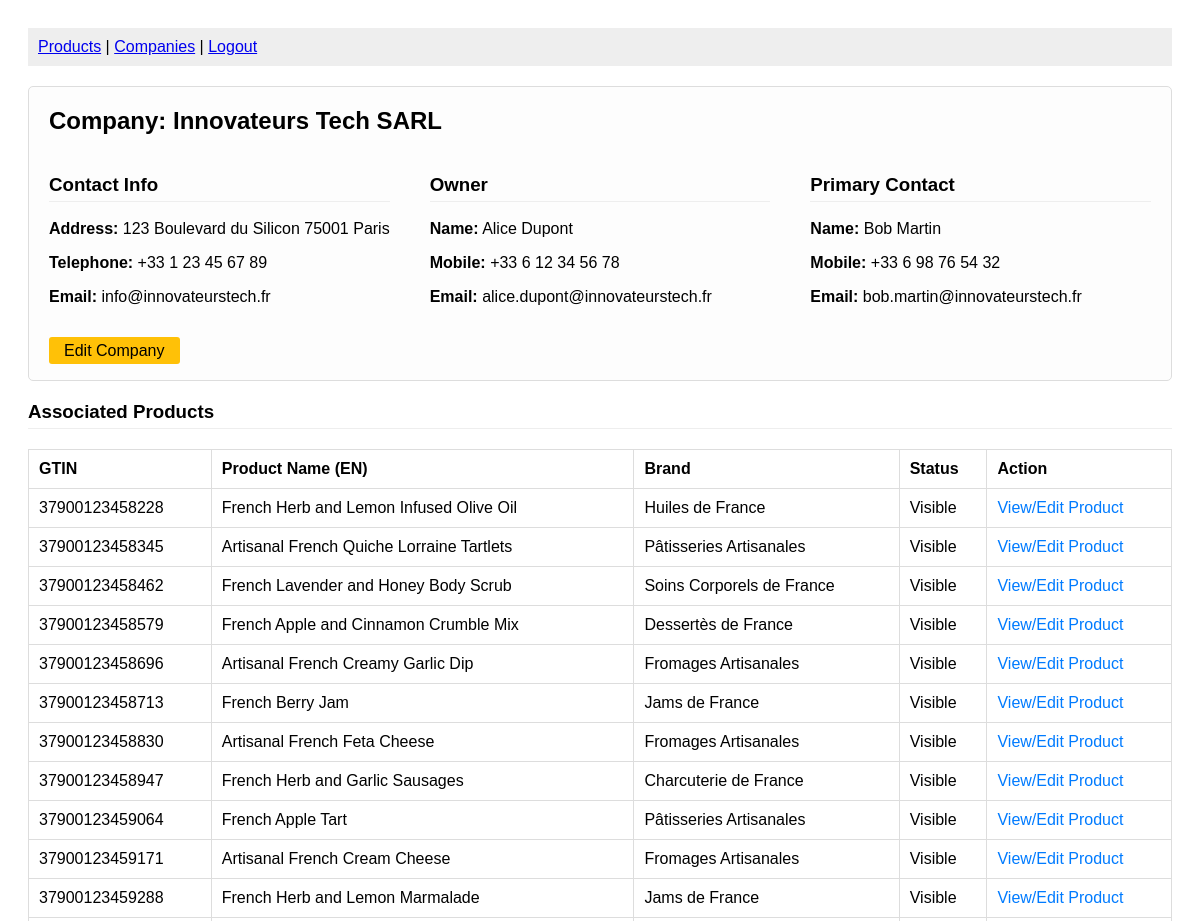
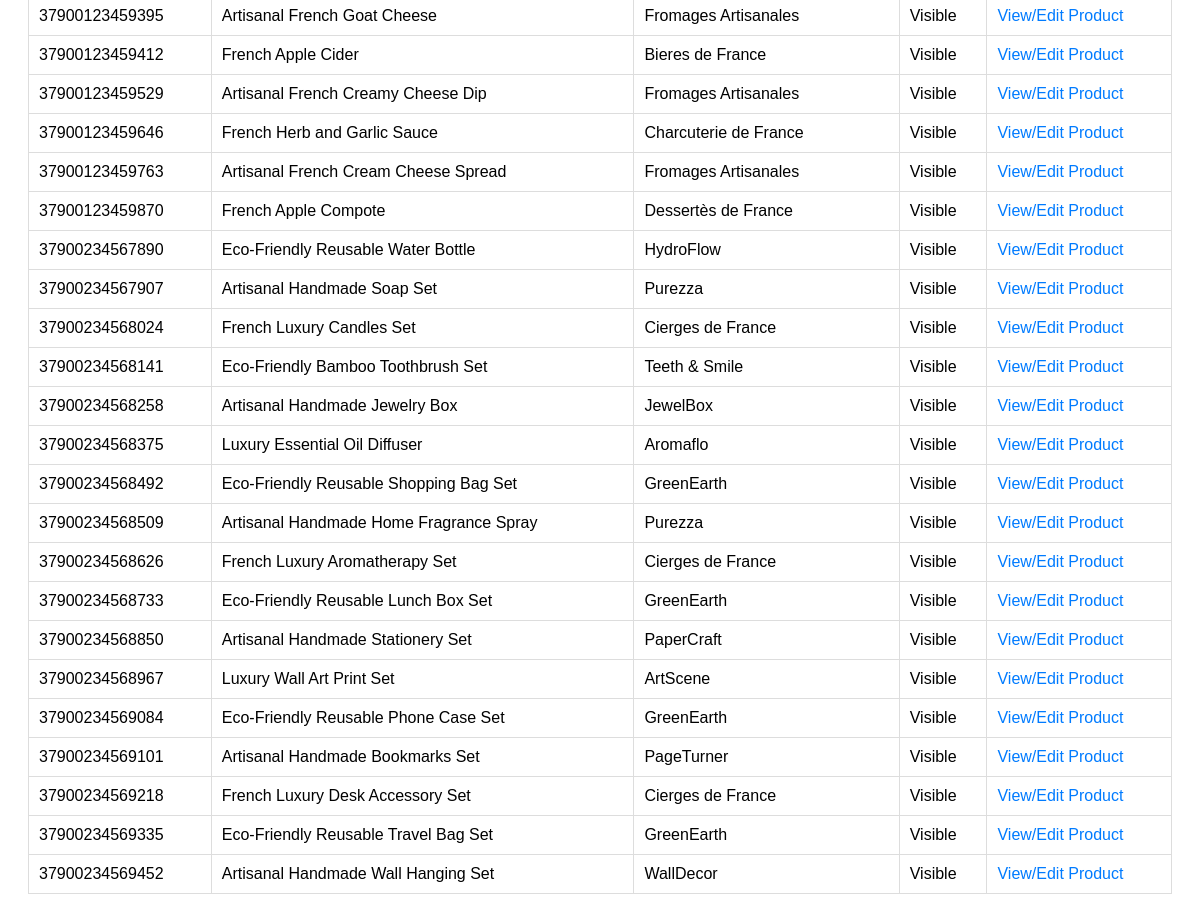
Page /companies/1 (signed in) on the committed database (2 pictures, top to bottom).
### tables this page shows
CREATE TABLE `companies` (
  `id` int(11) NOT NULL,
  `name` varchar(255) NOT NULL,
  `address` varchar(255) DEFAULT NULL,
  `telephone` varchar(50) DEFAULT NULL,
  `email` varchar(255) DEFAULT NULL,
  `owner_name` varchar(255) DEFAULT NULL,
  `owner_mobile` varchar(50) DEFAULT NULL,
  `owner_email` varchar(255) DEFAULT NULL,
  `contact_name` varchar(255) DEFAULT NULL,
  `contact_mobile` varchar(50) DEFAULT NULL,
  `contact_email` varchar(255) DEFAULT NULL,
  `is_deactivated` tinyint(1) DEFAULT 0
);

CREATE TABLE `product_translations` (
  `id` int(11) NOT NULL,
  `product_id` int(11) NOT NULL,
  `language_code` char(2) NOT NULL,
  `name` varchar(255) NOT NULL,
  `description` text DEFAULT NULL
);

CREATE TABLE `products` (
  `id` int(11) NOT NULL,
  `company_id` int(11) NOT NULL,
  `gtin` varchar(14) NOT NULL,
  `brand` varchar(255) DEFAULT NULL,
  `country_of_origin` varchar(100) DEFAULT NULL,
  `gross_weight` decimal(10,2) DEFAULT NULL,
  `net_weight` decimal(10,2) DEFAULT NULL,
  `weight_unit` varchar(10) DEFAULT NULL,
  `image_path` varchar(255) DEFAULT NULL,
  `is_hidden` tinyint(1) DEFAULT 0
);

### views/company_detail.php (the view, shortened to what this page needs)
<?php
require_once 'db.php';
$stmt = $pdo->prepare("SELECT * FROM companies WHERE id = ?");
$stmt->execute([$company_id]);
$company = $stmt->fetch();
$stmtP = $pdo->prepare("
    SELECT p.*, t.name as product_name
    FROM products p
    LEFT JOIN product_translations t ON p.id = t.product_id AND t.language_code = 'en'
    WHERE p.company_id = ?
");
$stmtP->execute([$company_id]);
$products = $stmtP->fetchAll();
?>
<!DOCTYPE html>
<html>
<head>
</head>
<body>
    <nav>
        <a href="<?php echo $base_path; ?>/products">Products</a> | <a href="<?php echo $base_path; ?>/companies">Companies</a> | <a href="<?php echo $base_path; ?>/logout">Logout</a>
    </nav>
    <div class="details-box">
        <h2>Company: <?php echo htmlspecialchars($company['name']); ?> <?php echo $company['is_deactivated'] ? '<span style="color:red">(Deactivated)</span>' : ''; ?></h2>
        <div class="row">
            <div class="col">
                <h3>Contact Info</h3>
                <p><strong>Address:</strong> <?php echo htmlspecialchars($company['address']); ?></p>
                <p><strong>Telephone:</strong> <?php echo htmlspecialchars($company['telephone']); ?></p>
                <p><strong>Email:</strong> <?php echo htmlspecialchars($company['email']); ?></p>
            </div>
            <div class="col">
                <h3>Owner</h3>
                <p><strong>Name:</strong> <?php echo htmlspecialchars($company['owner_name']); ?></p>
                <p><strong>Mobile:</strong> <?php echo htmlspecialchars($company['owner_mobile']); ?></p>
                <p><strong>Email:</strong> <?php echo htmlspecialchars($company['owner_email']); ?></p>
            </div>
            <div class="col">
                <h3>Primary Contact</h3>
                <p><strong>Name:</strong> <?php echo htmlspecialchars($company['contact_name']); ?></p>
                <p><strong>Mobile:</strong> <?php echo htmlspecialchars($company['contact_mobile']); ?></p>
                <p><strong>Email:</strong> <?php echo htmlspecialchars($company['contact_email']); ?></p>
            </div>
        </div>
        <div style="margin-top: 20px;">
            <a href="<?php echo $base_path; ?>/companies/<?php echo $company['id']; ?>/edit" style="background: #ffc107; color: black; padding: 5px 15px; text-decoration: none; border-radius: 3px;">Edit Company</a>
        </div>
    </div>
    <h3>Associated Products</h3>
    <table>
        <thead>
            <tr>
                <th>GTIN</th>
                <th>Product Name (EN)</th>
                <th>Brand</th>
                <th>Status</th>
                <th>Action</th>
            </tr>
        </thead>
        <tbody>
            <?php foreach ($products as $p): ?>
                <tr class="<?php echo $p['is_hidden'] ? 'hidden-row' : ''; ?>">
                    <td><?php echo htmlspecialchars($p['gtin']); ?></td>
                    <td><?php echo htmlspecialchars($p['product_name']); ?></td>
                    <td><?php echo htmlspecialchars($p['brand']); ?></td>
                    <td><?php echo $p['is_hidden'] ? 'Hidden' : 'Visible'; ?></td>
                    <td>
                        <a href="<?php echo $base_path; ?>/products/<?php echo $p['gtin']; ?>" style="color: #007bff; text-decoration: none;">View/Edit Product</a>
                    </td>
                </tr>
            <?php endforeach; ?>
        </tbody>
    </table>
</body>
</html>

### views/company_detail.php (style rules this page uses)
body { font-family: sans-serif; padding: 20px; }
.details-box { border: 1px solid #ddd; padding: 20px; border-radius: 5px; margin-bottom: 20px; background: #fdfdfd; }
.row { display: flex; gap: 40px; }
.col { flex: 1; }
h2 { margin-top: 0; }
h3 { border-bottom: 1px solid #eee; padding-bottom: 5px; }
table { width: 100%; border-collapse: collapse; margin-top: 20px; }
th, td { border: 1px solid #ddd; padding: 10px; text-align: left; }
nav { margin-bottom: 20px; padding: 10px; background: #eee; }

### rows in the picture
companies: name "Innovateurs Tech SARL", address "123 Boulevard du Silicon 75001 Paris", telephone "+33 1 23 45 67 89", email "info@innovateurstech.fr", owner_name "Alice Dupont", owner_mobile "+33 6 12 34 56 78", owner_email "alice.dupont@innovateurstech.fr", contact_name "Bob Martin", contact_mobile "+33 6 98 76 54 32", contact_email "bob.martin@innovateurstech.fr"
product_translations: product.gtin "37900123458228", name "French Herb and Lemon Infused Olive Oil", product.brand "Huiles de France"
product_translations: product.gtin "37900123458345", name "Artisanal French Quiche Lorraine Tartlets", product.brand "Pâtisseries Artisanales"
product_translations: product.gtin "37900123458462", name "French Lavender and Honey Body Scrub", product.brand "Soins Corporels de France"
product_translations: product.gtin "37900123458579", name "French Apple and Cinnamon Crumble Mix", product.brand "Dessertès de France"
product_translations: product.gtin "37900123458696", name "Artisanal French Creamy Garlic Dip", product.brand "Fromages Artisanales"
product_translations: product.gtin "37900123458713", name "French Berry Jam", product.brand "Jams de France"
product_translations: product.gtin "37900123458830", name "Artisanal French Feta Cheese", product.brand "Fromages Artisanales"
product_translations: product.gtin "37900123458947", name "French Herb and Garlic Sausages", product.brand "Charcuterie de France"
product_translations: product.gtin "37900123459064", name "French Apple Tart", product.brand "Pâtisseries Artisanales"
product_translations: product.gtin "37900123459171", name "Artisanal French Cream Cheese", product.brand "Fromages Artisanales"
product_translations: product.gtin "37900123459288", name "French Herb and Lemon Marmalade", product.brand "Jams de France"
product_translations: product.gtin "37900123459395", name "Artisanal French Goat Cheese", product.brand "Fromages Artisanales"
product_translations: product.gtin "37900123459412", name "French Apple Cider", product.brand "Bieres de France"
product_translations: product.gtin "37900123459529", name "Artisanal French Creamy Cheese Dip", product.brand "Fromages Artisanales"
product_translations: product.gtin "37900123459646", name "French Herb and Garlic Sauce", product.brand "Charcuterie de France"
product_translations: product.gtin "37900123459763", name "Artisanal French Cream Cheese Spread", product.brand "Fromages Artisanales"
product_translations: product.gtin "37900123459870", name "French Apple Compote", product.brand "Dessertès de France"
product_translations: product.gtin "37900234567890", name "Eco-Friendly Reusable Water Bottle", product.brand "HydroFlow"
product_translations: product.gtin "37900234567907", name "Artisanal Handmade Soap Set", product.brand "Purezza"
product_translations: product.gtin "37900234568024", name "French Luxury Candles Set", product.brand "Cierges de France"
product_translations: product.gtin "37900234568141", name "Eco-Friendly Bamboo Toothbrush Set", product.brand "Teeth & Smile"
product_translations: product.gtin "37900234568258", name "Artisanal Handmade Jewelry Box", product.brand "JewelBox"
product_translations: product.gtin "37900234568375", name "Luxury Essential Oil Diffuser", product.brand "Aromaflo"
product_translations: product.gtin "37900234568492", name "Eco-Friendly Reusable Shopping Bag Set", product.brand "GreenEarth"
product_translations: product.gtin "37900234568509", name "Artisanal Handmade Home Fragrance Spray", product.brand "Purezza"
product_translations: product.gtin "37900234568626", name "French Luxury Aromatherapy Set", product.brand "Cierges de France"
product_translations: product.gtin "37900234568733", name "Eco-Friendly Reusable Lunch Box Set", product.brand "GreenEarth"
product_translations: product.gtin "37900234568850", name "Artisanal Handmade Stationery Set", product.brand "PaperCraft"
product_translations: product.gtin "37900234568967", name "Luxury Wall Art Print Set", product.brand "ArtScene"
product_translations: product.gtin "37900234569084", name "Eco-Friendly Reusable Phone Case Set", product.brand "GreenEarth"
product_translations: product.gtin "37900234569101", name "Artisanal Handmade Bookmarks Set", product.brand "PageTurner"
product_translations: product.gtin "37900234569218", name "French Luxury Desk Accessory Set", product.brand "Cierges de France"
product_translations: product.gtin "37900234569335", name "Eco-Friendly Reusable Travel Bag Set", product.brand "GreenEarth"
product_translations: product.gtin "37900234569452", name "Artisanal Handmade Wall Hanging Set", product.brand "WallDecor"
